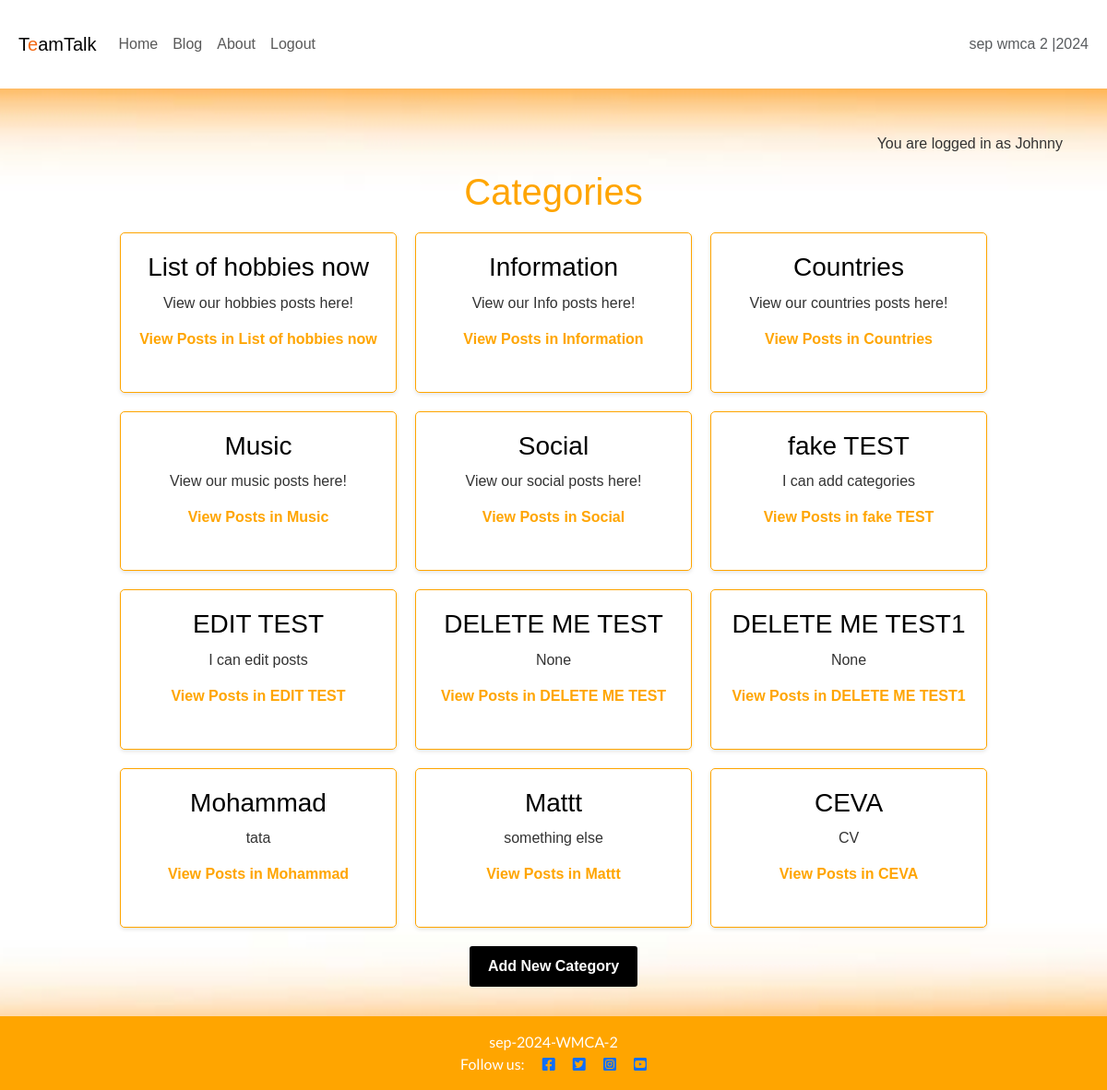
Screenshot of /blog/categories/ (signed in) with the database file from the repository.
### blog/models.py (models this page shows, shortened)
class Category(models.Model):
    name = models.CharField(max_length=100, unique=True)
    description = models.TextField(blank=True, null=True)
    author = models.ForeignKey(
        User, on_delete=models.CASCADE, related_name="categories")

### blog/views.py (the view)
# urls.py: path('categories/', views.category_list, name='categories'),
def category_list(request):
    categories = Category.objects.all()
    return render(request,
                  'blog/category_list.html', {'categories': categories})

### blog/templates/blog/category_list.html (shortened to what this page needs)
{% extends 'base.html' %}
{% block content %}
<h1 style="text-align: center; margin-bottom: 20px; color: orange; font-family: Arial, sans-serif;">Categories</h1>
<div style="display: flex; flex-wrap: wrap; justify-content: center; gap: 20px;">
    {% for category in categories %}
    <div style="width: 300px; border: 1px solid orange; border-radius: 5px; padding: 20px; background-color: white; text-align: center; font-family: Arial, sans-serif; box-shadow: 0 2px 4px rgba(0, 0, 0, 0.1);">
        <h3 style="color: black; margin-bottom: 10px;">{{ category.name }}</h3>
        <p style="color: #333; margin-bottom: 15px;">{{ category.description | safe }}</p>
        <a href="{% url 'posts_by_category' category.id %}" style="text-decoration: none; color: orange; font-weight: bold; display: inline-block; margin-bottom: 10px;">
            View Posts in {{ category.name }}
        </a>
    </div>
    {% endfor %}
</div>
{% if user.is_authenticated %}
<div style="text-align: center; margin-top: 20px;">
    <a href="{% url 'add_category' %}" style="display: inline-block; padding: 10px 20px; background-color: black; color: white; text-decoration: none; font-weight: bold; border-radius: 3px;"
       onmouseover="this.style.backgroundColor='darkorange';"
       onmouseout="this.style.backgroundColor='black';">
        Add New Category
    </a>
</div>
{% endif %}
{% endblock %}

### templates/base.html (shortened to what this page needs)
{% load static %}
{% url 'post_detail' as post_detail_url %}
{% url 'home' as home_url %}
{% url 'about' as about_url %}
{% url 'account_login' as login_url %}
{% url 'account_signup' as signup_url %}
{% url 'account_logout' as logout_url %}
<!DOCTYPE html>
<html lang="en">
<head>
    <link rel="stylesheet" href="https://cdnjs.cloudflare.com/ajax/libs/font-awesome/5.15.3/css/all.min.css">
    <link href="https://cdn.jsdelivr.net/npm/bootstrap@5.3.3/dist/css/bootstrap.min.css" rel="stylesheet">
    <link rel="stylesheet" href="{% static 'css/style.css' %}">
</head>
<body class="d-flex flex-column min-vh-100 main-bg">
    <nav class="navbar navbar-expand-lg navbar-light bg-white">
        <div class="container-fluid">
            <a class="navbar-brand" href="{% url 'home' %}"><span class="brand">T<span class="red-o">e</span>am<span
                        class="thin">Talk</span></span></a>
            <div class="collapse navbar-collapse" id="navbarText">
                <ul class="navbar-nav me-auto mb-2 mb-lg-0">
                    <li class="nav-item">
                        <a class="nav-link {% if request.path == home_url %}active" aria-current="page{% endif %}"
                            href="{% url 'home' %}">Home</a>
                    </li>
                    <li class="nav-item">
                        <a class="nav-link {% if request.path == home_url %}active" aria-current="page{% endif %}"
                            href="{% url 'posts' %}">Blog</a>
                    </li>
                    <li class="nav-item">
                        <a class="nav-link {% if request.path == about_url %}active" aria-current="page{% endif %}"
                            href="{% url 'about' %}">About</a>
                    </li>
                    {% if user.is_authenticated %}
                    <li class="nav-item">
                        <a class="nav-link {% if request.path == logout_url %}active" aria-current="page{% endif %}"
                            href="{% url 'account_logout' %}">Logout</a>
                    </li>
                    {% endif %}
                </ul>
                <span class="navbar-text text-muted">
                    sep wmca 2 |2024
                </span>
            </div>
        </div>
    </nav>
    <main class="flex-shrink-0 flex-grow-1 main-bg">
        {% if user.is_authenticated %}
        <p class="text-end m-3">You are logged in as {{ user }}</p>
        {% else %}
        <p class="text-end m-3">You are not logged in</p>
        {% endif %}
        {% block content %}{% endblock content %}
    </main>
    <footer class="footer mt-auto py-3 dark-bg">
        <p class="m-0 text-center text-white">
      {% block copyright %}sep-2024-WMCA-2{% endblock copyright %}
</p>
<p class="m-0 text-center text-white">
    Follow us:
    <a href="https://www.facebook.com/" target="_blank"><i class="fab fa-facebook-square ms-3"></i></a>
    <a href="https://x.com/" target="_blank"><i class="fab fa-twitter-square ms-3"></i></a>
    <a href="https://www.instagram.com/" target="_blank"><i class="fab fa-instagram-square ms-3"></i></a>
    <a href="https://www.youtube.com/" target="_blank"><i class="fab fa-youtube-square ms-3"></i></a>
</p>
     </footer>
</body>
</html>

### static/css/style.css (style rules this page uses)
body { background-image: url(/static/images/TotFundal2.jpg); background-size: cover; background-position: center; background-repeat: no-repeat; margin: 0; font-family: Arial, sans-serif; background-color: #f7f7f7; color: #333333; }
.red-o { color: #f26914; }
header, footer { background-color: #f26914; color: white; text-align: center; padding: 1rem; font-family: 'Lato', sans-serif; }
footer { left: 0; bottom: 0; width: 100%; }
main { padding: 2rem; text-align: center; }
h1, h2 { margin: 0.5rem 0; font-family: "Roboto"; }
body { font-family: Arial, sans-serif; }
header, footer { text-align: center; background-color: orange; color: white; padding: 10px; }
h1, h2 { color: orange; margin-bottom: 20px; }
.container-fluid { padding: 20px; }

### rows the page displays
Category: name "List of hobbies now", description "View our hobbies posts here!"
Category: name "Information", description "View our Info posts here!"
Category: name "Countries", description "View our countries posts here!"
Category: name "Music", description "View our music posts here!"
Category: name "Social", description "View our social posts here!"
Category: name "fake TEST", description "I can add categories"
Category: name "EDIT TEST", description "I can edit posts"
Category: name "DELETE ME TEST", description "None"
Category: name "DELETE ME TEST1", description "None"
Category: name "Mohammad", description "tata"
Category: name "Mattt", description "something else"
Category: name "CEVA", description "CV"

### other values shown
{{ user }} "Johnny"
